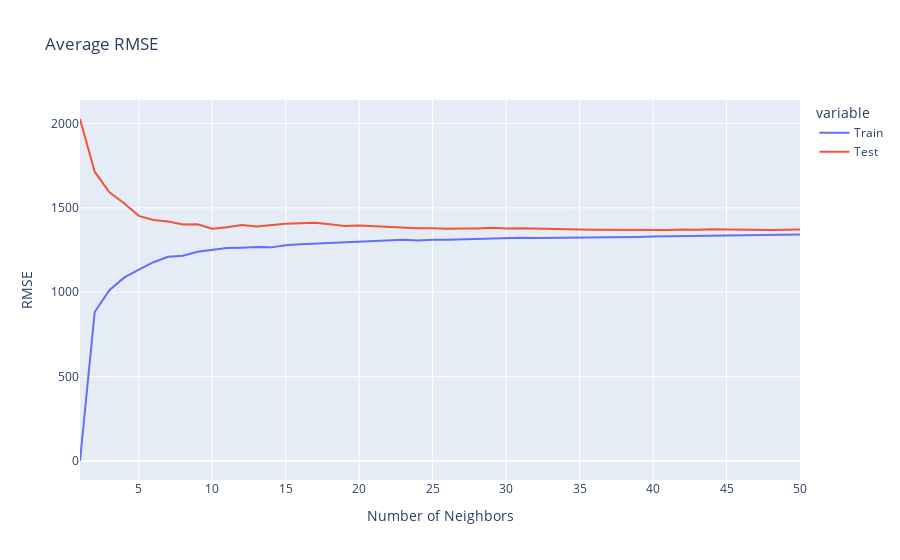

Notebook code cell kept with this figure:
### Markdown cell above
We can graph the output of our rmse and r-squared scores below, like we did for our baseline.

### Code cell
fig6 = px.line(x=range(1,51), y=[knn_final['train_rmse_err'], knn_final['test_rmse_err']], 
               labels={'value': 'RMSE', "x": "Number of Neighbors"},
              title='Average RMSE', line_shape='linear')
newnames = {'wide_variable_0':'Train', 'wide_variable_1': 'Test'}
fig6.for_each_trace(lambda t: t.update(name = newnames[t.name],
                                      legendgroup = newnames[t.name],
                                      hovertemplate = t.hovertemplate.replace(t.name, newnames[t.name])
                                     )
                  )
# Show the plot
fig6.show()

### Figure 1 — Plotly figure (JSON) as saved in the notebook; plotly's stock layout.template omitted (floating-point values rounded to 4 significant figures)
{"data": [{"hovertemplate": "variable=Train<br>Number of Neighbors=%{x}<br>RMSE=%{y}<extra></extra>", "legendgroup": "Train", "line": {"color": "#636efa", "dash": "solid", "shape": "linear"}, "marker": {"symbol": "circle"}, "mode": "lines", "name": "Train", "orientation": "v", "showlegend": true, "type": "scatter", "x": [1, 2, 3, 4, 5, 6, 7, 8, 9, 10, 11, 12, 13, 14, 15, 16, 17, 18, 19, 20, 21, 22, 23, 24, 25, 26, 27, 28, 29, 30, 31, 32, 33, 34, 35, 36, 37, 38, 39, 40, 41, 42, 43, 44, 45, 46, 47, 48, 49, 50], "xaxis": "x", "y": [0, 882.6, 1012.0, 1087.0, 1134.0, 1178.0, 1210.0, 1216.0, 1240.0, 1252.0, 1261.0, 1264.0, 1268.0, 1266.0, 1278.0, 1284.0, 1288.0, 1292.0, 1298.0, 1301.0, 1307.0, 1309.0, 1312.0, 1306.0, 1311.0, 1312.0, 1314.0, 1316.0, 1319.0, 1321.0, 1323.0, 1321.0, 1322.0, 1323.0, 1323.0, 1324.0, 1325.0, 1327.0, 1328.0, 1330.0, 1332.0, 1334.0, 1336.0, 1336.0, 1337.0, 1338.0, 1339.0, 1341.0, 1342.0, 1343.0], "yaxis": "y"}, {"hovertemplate": "variable=Test<br>Number of Neighbors=%{x}<br>RMSE=%{y}<extra></extra>", "legendgroup": "Test", "line": {"color": "#EF553B", "dash": "solid", "shape": "linear"}, "marker": {"symbol": "circle"}, "mode": "lines", "name": "Test", "orientation": "v", "showlegend": true, "type": "scatter", "x": [1, 2, 3, 4, 5, 6, 7, 8, 9, 10, 11, 12, 13, 14, 15, 16, 17, 18, 19, 20, 21, 22, 23, 24, 25, 26, 27, 28, 29, 30, 31, 32, 33, 34, 35, 36, 37, 38, 39, 40, 41, 42, 43, 44, 45, 46, 47, 48, 49, 50], "xaxis": "x", "y": [2027.0, 1714.0, 1592.0, 1528.0, 1453.0, 1428.0, 1419.0, 1401.0, 1403.0, 1377.0, 1385.0, 1398.0, 1390.0, 1399.0, 1406.0, 1409.0, 1411.0, 1402.0, 1392.0, 1396.0, 1392.0, 1385.0, 1381.0, 1379.0, 1379.0, 1376.0, 1378.0, 1378.0, 1383.0, 1378.0, 1379.0, 1378.0, 1378.0, 1374.0, 1372.0, 1370.0, 1370.0, 1368.0, 1367.0, 1368.0, 1368.0, 1372.0, 1370.0, 1374.0, 1372.0, 1371.0, 1371.0, 1369.0, 1370.0, 1371.0], "yaxis": "y"}], "layout": {"legend": {"title": {"text": "variable"}, "tracegroupgap": 0}, "title": {"text": "Average RMSE"}, "xaxis": {"anchor": "y", "domain": [0, 1], "title": {"text": "Number of Neighbors"}}, "yaxis": {"anchor": "x", "domain": [0, 1], "title": {"text": "RMSE"}}}}
